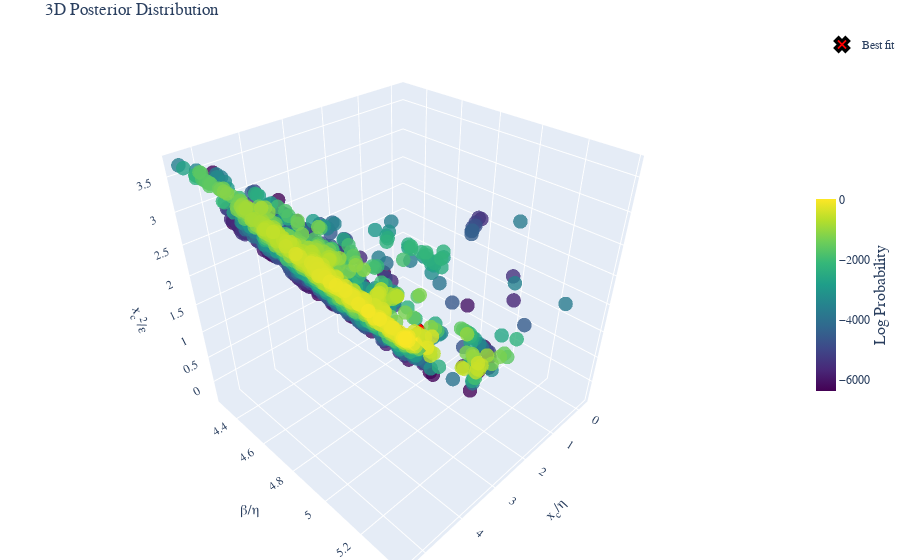

Notebook cell for this chart:
### Code cell
fig =post.plot_posterior3D_interactive([0,1,2],labels=labels_trans, truths=np.log(truths_trans),truth_label="Best fit" )
# Save the figure using matplotlib's savefig instead of plotly's write_image
fig.show()
if SAVE_PRODUCTS:
    # Save the figure as HTML
    html_file_name = config_name+test_str+'_3D_plot'
    if subfolder is not None:
        html_file_name = os.path.join(subfolder, html_file_name)
    html_path = os.path.join(Products_folder, 'html_3d_plots', f'{html_file_name}.html')
    # Create directory if it doesn't exist
    os.makedirs(os.path.dirname(html_path), exist_ok=True)
    fig.write_html(html_path)

### Figure 1 — Plotly figure (JSON) as saved in the notebook; plotly's stock layout.template omitted (floating-point values rounded to 4 significant figures; data arrays with more than 128 entries replaced by an {"elided": "..."} marker saying what was removed)
{"data": [{"marker": {"color": {"elided": "1730 float values"}, "colorbar": {"len": 0.4, "thickness": 20, "title": {"font": {"size": 16}, "side": "right", "text": "Log Probability"}, "x": 1.0, "y": 0.5}, "colorscale": [[0.0, "#440154"], [0.1111, "#482878"], [0.2222, "#3e4989"], [0.3333, "#31688e"], [0.4444, "#26828e"], [0.5556, "#1f9e89"], [0.6667, "#35b779"], [0.7778, "#6ece58"], [0.8889, "#b5de2b"], [1.0, "#fde725"]], "opacity": 0.8, "size": 5}, "mode": "markers", "name": "Posterior", "scene": "scene", "showlegend": false, "type": "scatter3d", "x": {"elided": "1730 float values"}, "y": {"elided": "1730 float values"}, "z": {"elided": "1730 float values"}}, {"marker": {"color": "red", "line": {"color": "black", "width": 3}, "size": 12, "symbol": "x"}, "mode": "markers", "name": "Best fit", "scene": "scene", "showlegend": true, "type": "scatter3d", "x": [1.856], "y": [4.725], "z": [0.3224]}], "layout": {"font": {"family": "Computer Modern"}, "margin": {"b": 0, "l": 0, "r": 0, "t": 30}, "scene": {"aspectmode": "cube", "xaxis": {"exponentformat": "e", "showexponent": "all", "title": {"font": {"size": 14}, "text": "x<sub>c</sub>/η"}}, "yaxis": {"exponentformat": "e", "showexponent": "all", "title": {"font": {"size": 14}, "text": "β/η"}}, "zaxis": {"exponentformat": "e", "showexponent": "all", "title": {"font": {"size": 14}, "text": "x<sub>c</sub><sup>2</sup>/ε"}}}, "title": {"text": "3D Posterior Distribution"}}}
